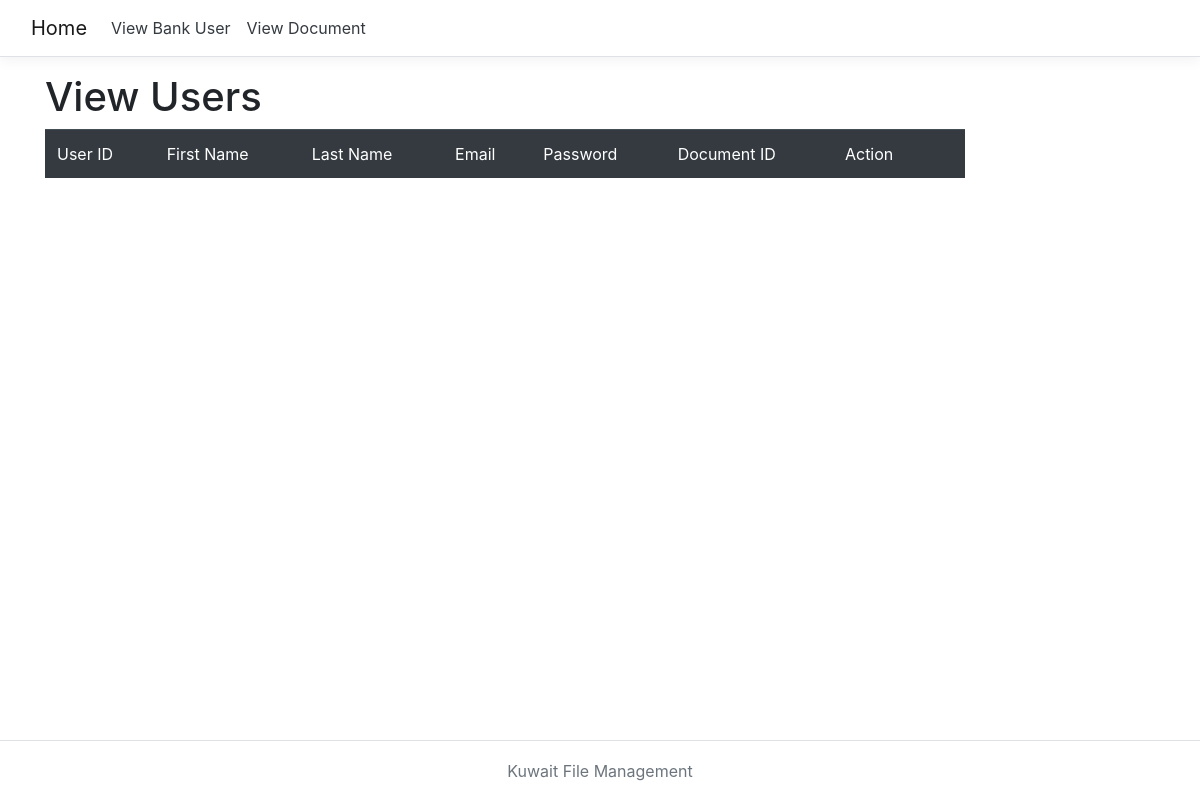
Page /viewUser.php on the earlier database version.
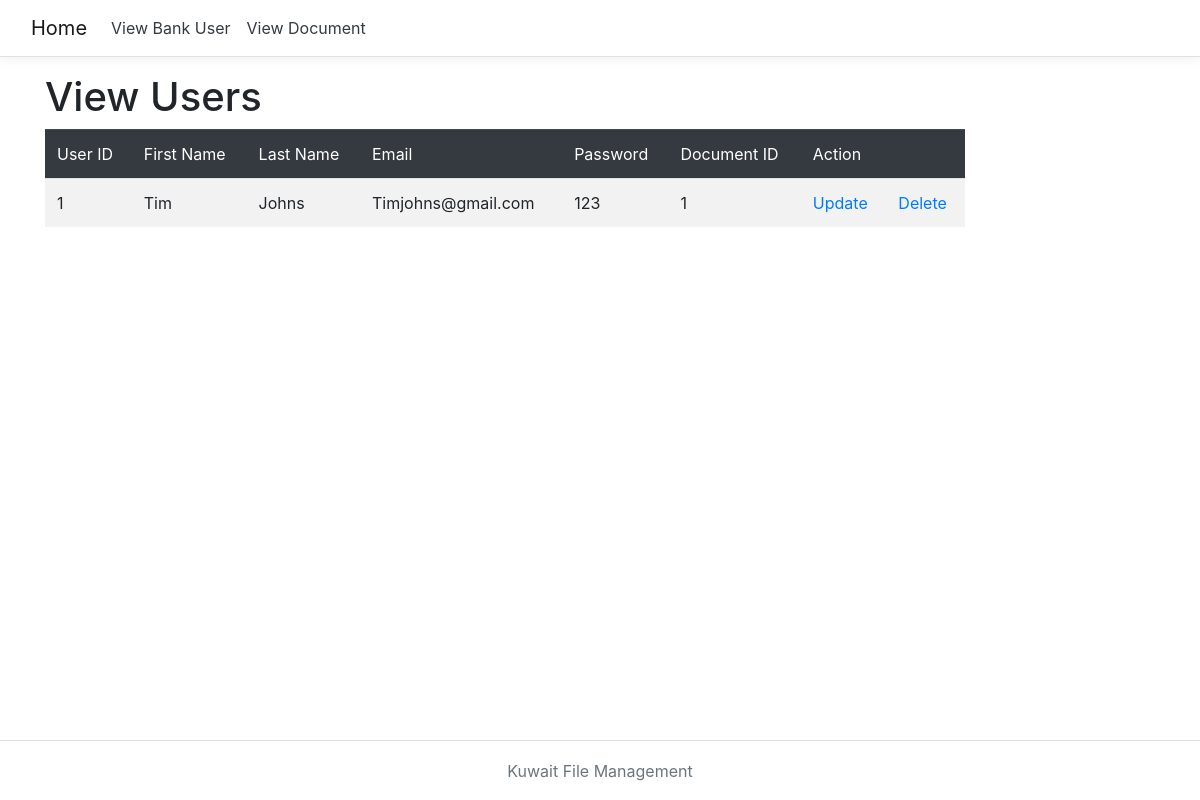
Same page on the later database version.
### tables this page shows
CREATE TABLE "bankUser" (
	"id"	INTEGER NOT NULL,
	"fname"	TEXT NOT NULL,
	"lname"	TEXT NOT NULL,
	"email"	TEXT NOT NULL,
	"password"	TEXT NOT NULL,
	"docID"	TEXT NOT NULL
);

### viewUserSQL.php (called while the page is built)
<?php
function getUsers (){
    $db = new SQLITE3('C:\\Users\\Public\\data\\Kuwaitt.db');
    $sql = "SELECT * FROM bankUser";
    $stmt = $db->prepare($sql);
    $result = $stmt->execute();
    while ($row = $result->fetchArray()){
        $arrayResult [] = $row;
    }
    return $arrayResult;
}

### viewUser.php (the view, shortened to what this page needs)
<?php require("adminNav.php");
include_once("viewUserSQL.php");
$user = getUsers();
?>
<div class="container bgColor">
        <main role="main" class="pb-3">
                <h1>View Users</h1>
                <div class="row">
                <div class="col-10">
                <table class="table table-striped">
                    <thead class="table-dark">
                        <td>User ID</td>
                        <td>First Name</td>
                        <td>Last Name</td>
                        <td>Email</td>
                        <td>Password</td>
                        <td>Document ID</td>
                        <td>Action</td>
                        <td></td>
                    </thead>
                    <?php
                        for ($i=0; $i<count($user); $i++):
                    ?>
                    <tr>
                        <td><?php echo $user[$i]['id']?></td>
                        <td><?php echo $user[$i]['fname']?></td>
                        <td><?php echo $user[$i]['lname']?></td>
                        <td><?php echo $user[$i]['email']?></td>
                        <td><?php echo $user[$i]['password']?></td>
                        <td><?php echo $user[$i]['docID']?></td>
                        <td><a href="updateUser.php?uid=<?php echo $user[$i]['userId']; ?>">Update</a></td>
                        <td><a href="deleteUser.php?uid=<?php echo $user[$i]['userId']; ?>">Delete</a></td>
                    </tr>
                    <?php endfor;?>
                </table>
            </div>
        </div>
        </main>
</div>
<?php require("Footer.php");?>

### adminNav.php (shortened to what this page needs)
<!doctype html>
<html lang="en">
  <head>
    <link rel="stylesheet" href="site.css" />
    <link rel="stylesheet" href="https://stackpath.bootstrapcdn.com/bootstrap/4.3.1/css/bootstrap.min.css">
  </head>
<body class="bgColor">
	<header>
		<nav class="navbar navbar-expand-sm navbar-toggleable-sm navbar-light bg-white border-bottom box-shadow mb-3">
			<div class="container-fluid">
				<a class="navbar-brand" href="adminIndex.php">Home</a>
				<div class="navbar-collapse collapse d-sm-inline-flex flex-sm-row-reverse">
					<ul class="navbar-nav flex-grow-1">
						<li class="nav-item">
							<a class="nav-link text-dark" href="viewUser.php">View Bank User</a>
						<li class="nav-item">
							<a class="nav-link text-dark" href="document.php">View Document</a>
						</li>
					</ul>
				</div>
			</div>
		</nav>
	</header>
</body>

### footer.php (shortened to what this page needs)
<footer  class="border-top footer text-muted">
        <div class="container">
            Kuwait File Management
        </div>
    </footer>
</body>
</html>

### site.css (style rules this page uses)
a.navbar-brand { white-space: normal; text-align: center; word-break: break-all; }
a { color: #0366d6; }
html { font-size: 14px; }
@media (min-width: 768px) { html { font-size: 16px; } }
.border-top { border-top: 1px solid #e5e5e5; }
.border-bottom { border-bottom: 1px solid #e5e5e5; }
.box-shadow { box-shadow: 0 .25rem .75rem rgba(0, 0, 0, .05); }
html { position: relative; min-height: 100%; }
body { margin-bottom: 60px; }
body::after { content: ''; display: block; height: 100px; }
.footer { height: 60px; text-align: center; position: absolute; bottom: 0; width: 100%; white-space: nowrap; color: black; line-height: 60px; background-color: rgba(255, 255, 255, 0.637); }
.bgColor { background-color: rgba(255, 255, 255, 0.651); }
.container { min-height: 100%; }
table { border-collapse: collapse; width: 100%; }
th, td { text-align: left; padding: 8px; }

Differences in the rows shown:
added bankuser: id "1", fname "Tim", lname "Johns", email "Timjohns@gmail.com", password "123", docID "1"
